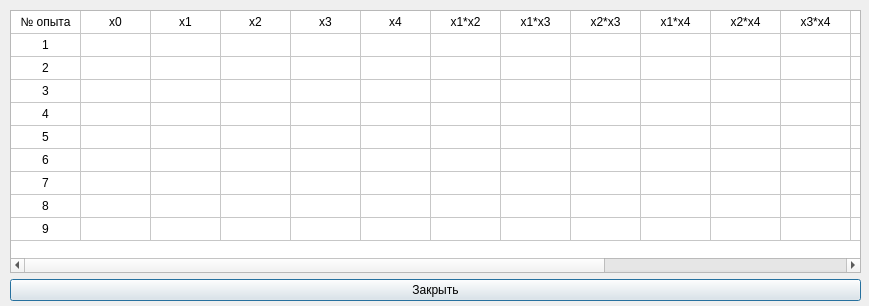
<?xml version="1.0" encoding="UTF-8"?>
<ui version="4.0">
 <class>Dialog</class>
 <widget class="QDialog" name="Dialog">
  <property name="geometry">
   <rect>
    <x>0</x>
    <y>0</y>
    <width>869</width>
    <height>306</height>
   </rect>
  </property>
  <property name="windowTitle">
   <string>Dialog</string>
  </property>
  <widget class="QWidget" name="layoutWidget">
   <property name="geometry">
    <rect>
     <x>10</x>
     <y>10</y>
     <width>851</width>
     <height>291</height>
    </rect>
   </property>
   <layout class="QVBoxLayout" name="verticalLayout">
    <item>
     <widget class="QTableWidget" name="table_plan">
      <property name="maximumSize">
       <size>
        <width>1544</width>
        <height>434</height>
       </size>
      </property>
      <property name="rowCount">
       <number>10</number>
      </property>
      <property name="columnCount">
       <number>17</number>
      </property>
      <attribute name="horizontalHeaderVisible">
       <bool>false</bool>
      </attribute>
      <attribute name="horizontalHeaderDefaultSectionSize">
       <number>70</number>
      </attribute>
      <attribute name="verticalHeaderVisible">
       <bool>false</bool>
      </attribute>
      <attribute name="verticalHeaderDefaultSectionSize">
       <number>23</number>
      </attribute>
      <row/>
      <row/>
      <row/>
      <row/>
      <row/>
      <row/>
      <row/>
      <row/>
      <row/>
      <row/>
      <column/>
      <column/>
      <column/>
      <column/>
      <column/>
      <column/>
      <column/>
      <column/>
      <column/>
      <column/>
      <column/>
      <column/>
      <column/>
      <column/>
      <column/>
      <column/>
      <column/>
      <item row="0" column="0">
       <property name="text">
        <string>№ опыта</string>
       </property>
       <property name="textAlignment">
        <set>AlignCenter</set>
       </property>
      </item>
      <item row="0" column="1">
       <property name="text">
        <string>x0</string>
       </property>
       <property name="textAlignment">
        <set>AlignCenter</set>
       </property>
      </item>
      <item row="0" column="2">
       <property name="text">
        <string>x1</string>
       </property>
       <property name="textAlignment">
        <set>AlignCenter</set>
       </property>
      </item>
      <item row="0" column="3">
       <property name="text">
        <string>x2</string>
       </property>
       <property name="textAlignment">
        <set>AlignCenter</set>
       </property>
      </item>
      <item row="0" column="4">
       <property name="text">
        <string>x3</string>
       </property>
       <property name="textAlignment">
        <set>AlignCenter</set>
       </property>
      </item>
      <item row="0" column="5">
       <property name="text">
        <string>x4</string>
       </property>
       <property name="textAlignment">
        <set>AlignCenter</set>
       </property>
      </item>
      <item row="0" column="6">
       <property name="text">
        <string>x1*x2</string>
       </property>
       <property name="textAlignment">
        <set>AlignCenter</set>
       </property>
      </item>
      <item row="0" column="7">
       <property name="text">
        <string>x1*x3</string>
       </property>
       <property name="textAlignment">
        <set>AlignCenter</set>
       </property>
      </item>
      <item row="0" column="8">
       <property name="text">
        <string>x2*x3</string>
       </property>
       <property name="textAlignment">
        <set>AlignCenter</set>
       </property>
      </item>
      <item row="0" column="9">
       <property name="text">
        <string>x1*x4</string>
       </property>
       <property name="textAlignment">
        <set>AlignCenter</set>
       </property>
      </item>
      <item row="0" column="10">
       <property name="text">
        <string>x2*x4</string>
       </property>
       <property name="textAlignment">
        <set>AlignCenter</set>
       </property>
      </item>
      <item row="0" column="11">
       <property name="text">
        <string>x3*x4</string>
       </property>
       <property name="textAlignment">
        <set>AlignCenter</set>
       </property>
      </item>
      <item row="0" column="12">
       <property name="text">
        <string>Y</string>
       </property>
       <property name="textAlignment">
        <set>AlignCenter</set>
       </property>
      </item>
      <item row="0" column="13">
       <property name="text">
        <string>Yл</string>
       </property>
       <property name="textAlignment">
        <set>AlignCenter</set>
       </property>
      </item>
      <item row="0" column="14">
       <property name="text">
        <string>Yчн</string>
       </property>
      </item>
      <item row="0" column="15">
       <property name="text">
        <string>|Y-Yл|</string>
       </property>
      </item>
      <item row="0" column="16">
       <property name="text">
        <string>|Y-Yчн|</string>
       </property>
      </item>
      <item row="1" column="0">
       <property name="text">
        <string>1</string>
       </property>
       <property name="textAlignment">
        <set>AlignCenter</set>
       </property>
      </item>
      <item row="2" column="0">
       <property name="text">
        <string>2</string>
       </property>
       <property name="textAlignment">
        <set>AlignCenter</set>
       </property>
      </item>
      <item row="3" column="0">
       <property name="text">
        <string>3</string>
       </property>
       <property name="textAlignment">
        <set>AlignCenter</set>
       </property>
      </item>
      <item row="4" column="0">
       <property name="text">
        <string>4</string>
       </property>
       <property name="textAlignment">
        <set>AlignCenter</set>
       </property>
      </item>
      <item row="5" column="0">
       <property name="text">
        <string>5</string>
       </property>
       <property name="textAlignment">
        <set>AlignCenter</set>
       </property>
      </item>
      <item row="6" column="0">
       <property name="text">
        <string>6</string>
       </property>
       <property name="textAlignment">
        <set>AlignCenter</set>
       </property>
      </item>
      <item row="7" column="0">
       <property name="text">
        <string>7</string>
       </property>
       <property name="textAlignment">
        <set>AlignCenter</set>
       </property>
      </item>
      <item row="8" column="0">
       <property name="text">
        <string>8</string>
       </property>
       <property name="textAlignment">
        <set>AlignCenter</set>
       </property>
      </item>
      <item row="9" column="0">
       <property name="text">
        <string>9</string>
       </property>
       <property name="textAlignment">
        <set>AlignCenter</set>
       </property>
      </item>
     </widget>
    </item>
    <item>
     <widget class="QPushButton" name="btn_close">
      <property name="text">
       <string>Закрыть</string>
      </property>
     </widget>
    </item>
   </layout>
  </widget>
 </widget>
 <resources/>
 <connections/>
</ui>
